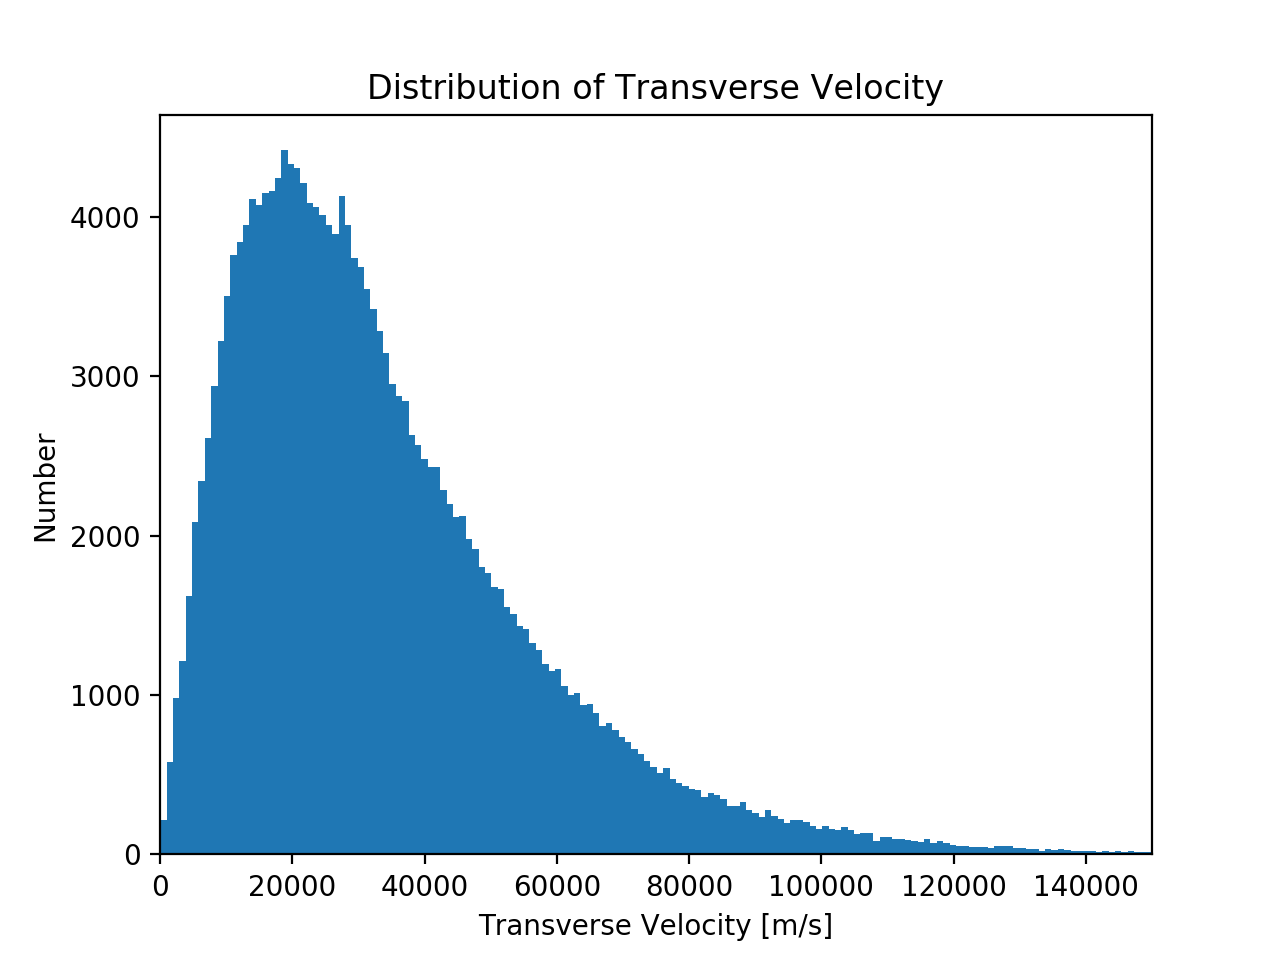

Here is the Python script that generated this plot:
import astropy
import numpy as np
import matplotlib.pyplot as plt
from mpl_toolkits.mplot3d import Axes3D
import astropy.io.fits as fits
import sys, os, time, string, math, subprocess
from scipy.stats import gaussian_kde

#================ input and select data with low noise ===================

#read in data from Gaia file
file=fits.open('tgas-source.fits')
data_list=file[1]


#chose parallax data
parallax=data_list.data['parallax'] #in mas(milliarcsecond) = 0.001 arcsecond = 1/3600000 degree
parallax_error=data_list.data['parallax_error'] #error

#calculate ratio
ratio=parallax/parallax_error


#select data that we want
highSNindices = ratio > 16. #The ones with high signal to noise

#locations of data we want
#np.where(highSNindices)

#distances we want from valid data
distance=1./parallax[highSNindices] #in Kpc = 1000 parsecs = 3262 light-years

#================ calculate velocity from proper motion ===================

#proper motion right ascension and declination
pmra=data_list.data['pmra'] #in mas/year
pmdec=data_list.data['pmdec'] #in mas/year

#transverse velocity v = 4.74*(proper motion angular velocity[arcsec/year])*distance[parsec]*10**3 #m/s
transv_ra=4.74*pmra[highSNindices]*distance*10**3 #m/s
transv_dec=4.74*pmdec[highSNindices]*distance*10**3 #m/s

transverse_vsqared=transv_ra**2+transv_dec**2
transverse_v=transverse_vsqared**(.5) #m/s

#================ plot velocity ===================

#Plot histogram of transverse velocity distribution
plt.hist(transverse_v,bins=500)

#limit on transverse velocity
plt.xlim([0,150000])

#lables for axis
plt.xlabel('Transverse Velocity [m/s]')
plt.ylabel('Number')
plt.title('Distribution of Transverse Velocity')

plt.show()


#================ visualize stars' position in 3D plot of all valid data ===================

#right ascension and declination
right_ascension=data_list.data['ra'] #in degree
declination=data_list.data['dec'] #in degree
ra=right_ascension[highSNindices]*(3.14/180) #in radian
dec=declination[highSNindices]*(3.14/180) #in radian

# Express the mesh in the cartesian system.
X=distance*1000*np.cos(dec)*np.cos(ra) #in parsec = 3.262 light-years
Y=distance*1000*np.cos(dec)*np.sin(ra) #in parsec = 3.262 light-years
Z=distance*1000*np.sin(dec) #in parsec = 3.262 light-years


print ("Max value on X: ", X.max())
print ("Min value on X: ", X.min())
print ("Max value on Y: ", Y.max())
print ("Min value on Y: ", Y.min())
print ("Max value on Z: ", Z.max())
print ("Min value on Z: ", Z.min())
